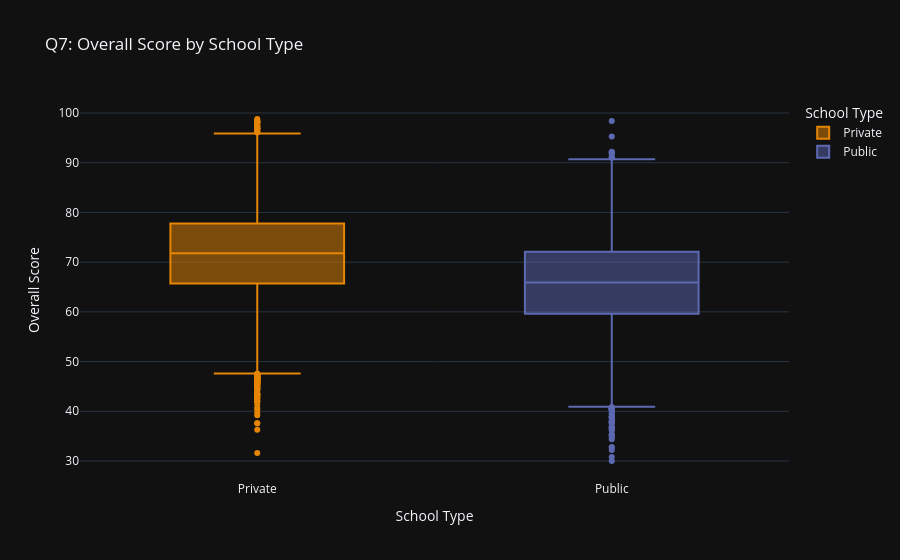

This figure's notebook cell:
### Markdown cell above
## Q7: Does school type impact student performance?

**Answer:** Yes, substantially. Private school students average ~71.6 overall versus
~65.7 for Public school students — a gap of almost 6 points, the second-largest
factor after internet access.

### Code cell
fig = px.box(
    df, x='school_type', y='overall_score', color='school_type',
    color_discrete_sequence=VIVID, points='outliers',
    title='Q7: Overall Score by School Type',
    labels={'school_type': 'School Type', 'overall_score': 'Overall Score'}
)
fig.show()

### Figure 1 — Plotly figure (JSON) as saved in the notebook; plotly's stock layout.template omitted (floating-point values rounded to 4 significant figures; data arrays with more than 128 entries replaced by an {"elided": "..."} marker saying what was removed)
{"data": [{"alignmentgroup": "True", "boxpoints": "outliers", "hovertemplate": "School Type=%{x}<br>Overall Score=%{y}<extra></extra>", "legendgroup": "Private", "marker": {"color": "rgb(229, 134, 6)"}, "name": "Private", "notched": false, "offsetgroup": "Private", "orientation": "v", "showlegend": true, "type": "box", "x": {"elided": "16905 str values"}, "x0": " ", "xaxis": "x", "y": {"elided": "16905 float values"}, "y0": " ", "yaxis": "y"}, {"alignmentgroup": "True", "boxpoints": "outliers", "hovertemplate": "School Type=%{x}<br>Overall Score=%{y}<extra></extra>", "legendgroup": "Public", "marker": {"color": "rgb(93, 105, 177)"}, "name": "Public", "notched": false, "offsetgroup": "Public", "orientation": "v", "showlegend": true, "type": "box", "x": {"elided": "8095 str values"}, "x0": " ", "xaxis": "x", "y": {"elided": "8095 float values"}, "y0": " ", "yaxis": "y"}], "layout": {"boxmode": "overlay", "legend": {"title": {"text": "School Type"}, "tracegroupgap": 0}, "title": {"text": "Q7: Overall Score by School Type"}, "xaxis": {"anchor": "y", "categoryarray": ["Private", "Public"], "categoryorder": "array", "domain": [0, 1], "title": {"text": "School Type"}}, "yaxis": {"anchor": "x", "domain": [0, 1], "title": {"text": "Overall Score"}}}}
